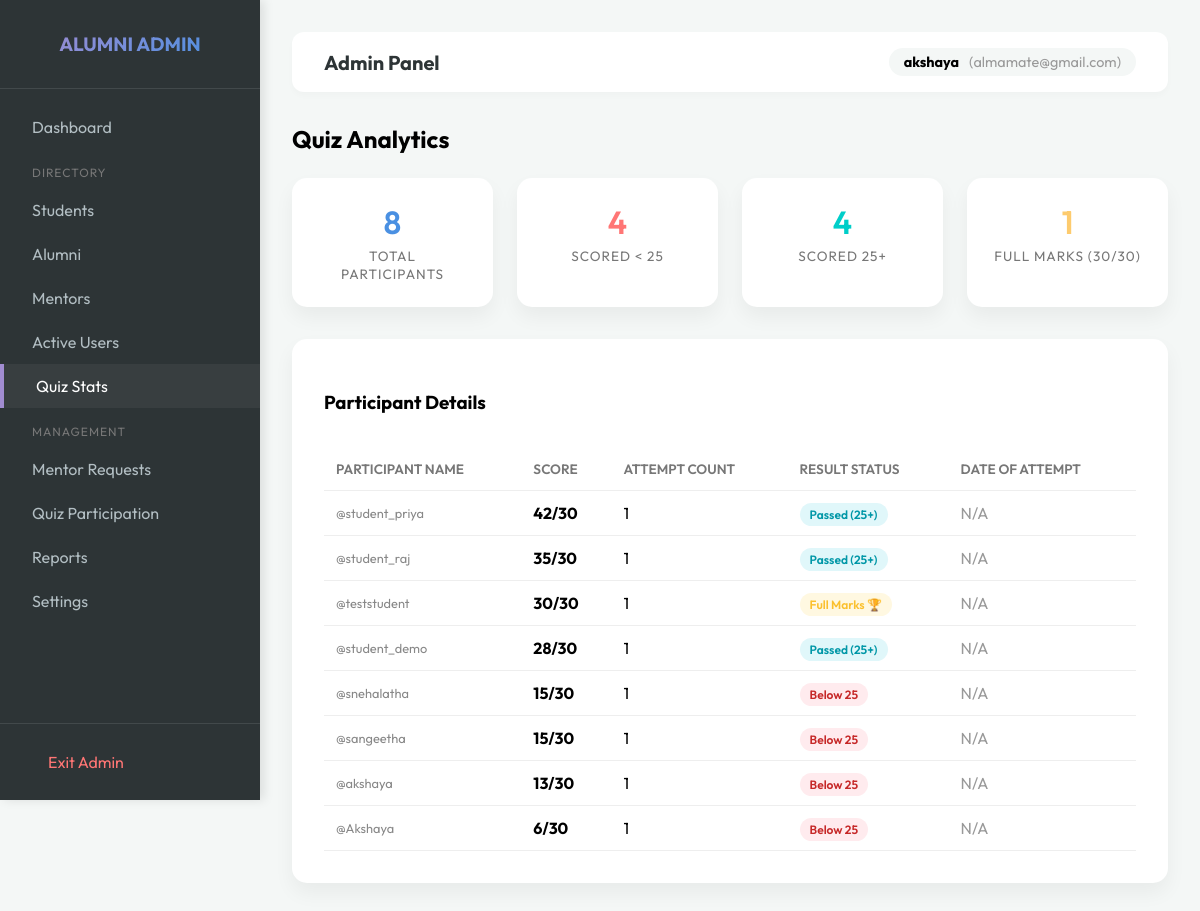
/admin-portal/quiz-stats/ (signed in), run on the app's committed database.
### network/models.py (models this page shows, shortened)
class Profile(models.Model):
    USER_TYPE_CHOICES = (
        ('student', 'Student'),
        ('alumni', 'Alumni'),
        ('mentor', 'Mentor'),
        ('admin', 'Admin'),
    )
    user = models.OneToOneField(User, on_delete=models.CASCADE)
    user_type = models.CharField(max_length=10, choices=USER_TYPE_CHOICES, default='student')
    assessment_marks = models.IntegerField(default=0)
    bio = models.TextField(blank=True)
    skills = models.TextField(blank=True, help_text="Comma-separated skills")
    profile_picture = models.ImageField(upload_to='profile_pics', blank=True, null=True)
    government_internships = models.TextField(blank=True, help_text="Details of government internships")
    private_internships_jobs = models.TextField(blank=True, help_text="Details of private internships and jobs")

### network/views.py (the view)
# urls.py: path('admin-portal/quiz-stats/', views.admin_quiz_stats, name='admin_quiz_stats'),
@admin_required
def admin_quiz_stats(request):
    from network.models import Profile
    total_attempts = Profile.objects.filter(assessment_marks__gt=0).count()
    below_25 = Profile.objects.filter(assessment_marks__gt=0, assessment_marks__lt=25).count()
    above_25 = Profile.objects.filter(assessment_marks__gte=25).count()
    full_marks = Profile.objects.filter(assessment_marks=30).count()
    participants = Profile.objects.filter(assessment_marks__gt=0).select_related('user').order_by('-assessment_marks')
    context = {
        'total_attempts': total_attempts,
        'below_25': below_25,
        'above_25': above_25,
        'full_marks': full_marks,
        'participants': participants
    }
    return render(request, 'admin/quiz_stats.html', context)

### templates/admin/quiz_stats.html (shortened to what this page needs)
{% extends 'admin/admin_base.html' %}
{% block admin_content %}
<div style="margin-bottom: 2rem;">
    <h2 style="margin-bottom: 1.5rem;">Quiz Analytics</h2>
    <div class="stats-grid" style="margin-bottom: 2rem;">
        <div class="stat-card">
            <div class="stat-value">{{ total_attempts }}</div>
            <div class="stat-label">Total Participants</div>
        </div>
        <div class="stat-card">
            <div class="stat-value" style="color: #ff7675;">{{ below_25 }}</div>
            <div class="stat-label">Scored &lt; 25</div>
        </div>
        <div class="stat-card">
            <div class="stat-value" style="color: #00cec9;">{{ above_25 }}</div>
            <div class="stat-label">Scored 25+</div>
        </div>
        <div class="stat-card">
            <div class="stat-value" style="color: #fdcb6e;">{{ full_marks }}</div>
            <div class="stat-label">Full Marks (30/30)</div>
        </div>
    </div>
    <div class="card">
        <h3>Participant Details</h3>
        <div style="overflow-x: auto;">
            <table>
                <thead>
                    <tr>
                        <th>Participant Name</th>
                        <th>Score</th>
                        <th>Attempt Count</th>
                        <th>Result Status</th>
                        <th>Date of Attempt</th>
                    </tr>
                </thead>
                <tbody>
                    {% for p in participants %}
                    <tr>
                        <td>
                            <div style="font-size: 0.8rem; color: #888;">@{{ p.user.username }}</div>
                        </td>
                        <td style="font-weight: bold;">{{ p.assessment_marks }}/30</td>
                        <td>1</td>
                        <td>
                            {% if p.assessment_marks == 30 %}
                            <span class="badge" style="background: #fff8e1; color: #fbc02d;">Full Marks 🏆</span>
                            {% elif p.assessment_marks >= 25 %}
                            <span class="badge" style="background: #e0f7fa; color: #0097a7;">Passed (25+)</span>
                            {% else %}
                            <span class="badge" style="background: #ffebee; color: #c62828;">Below 25</span>
                            {% endif %}
                        </td>
                        <td><span style="color: #999;">N/A</span></td>
                    </tr>
                    {% empty %}
                    <tr>
                        <td colspan="5" style="text-align: center; padding: 2rem; color: #999;">No quiz participants
                            found.</td>
                    </tr>
                    {% endfor %}
                </tbody>
            </table>
        </div>
    </div>
</div>
{% endblock %}

### templates/admin/admin_base.html (shortened to what this page needs)
<!DOCTYPE html>
<html lang="en">
<head>
    <link rel="stylesheet" href="https://cdnjs.cloudflare.com/ajax/libs/font-awesome/6.4.0/css/all.min.css">
</head>
<body>
    <div class="sidebar">
        <div class="sidebar-header">
            <h2
                style="margin: 0; font-size: 1.2rem; background: linear-gradient(135deg, #a18cd1, #4a90e2); -webkit-background-clip: text; -webkit-text-fill-color: transparent;">
                ALUMNI ADMIN</h2>
        </div>
        <div class="sidebar-menu">
            <a href="{% url 'admin_dashboard' %}"
                class="menu-item {% if request.resolver_match.url_name == 'admin_dashboard' %}active{% endif %}">
                <span>Dashboard</span>
            </a>
            <div
                style="margin-top: 1rem; margin-bottom: 0.5rem; padding-left: 2rem; font-size: 0.75rem; color: #777; text-transform: uppercase; letter-spacing: 1px;">
                Directory
            </div>
            <a href="{% url 'admin_students_list' %}"
                class="menu-item {% if request.resolver_match.url_name == 'admin_students_list' %}active{% endif %}">
                <span>Students</span>
            </a>
            <a href="{% url 'admin_alumni_list' %}"
                class="menu-item {% if request.resolver_match.url_name == 'admin_alumni_list' %}active{% endif %}">
                <span>Alumni</span>
            </a>
            <a href="{% url 'admin_mentors_list' %}"
                class="menu-item {% if request.resolver_match.url_name == 'admin_mentors_list' %}active{% endif %}">
                <span>Mentors</span>
            </a>
            <a href="{% url 'admin_active_users_list' %}"
                class="menu-item {% if request.resolver_match.url_name == 'admin_active_users_list' %}active{% endif %}">
                <span>Active Users</span>
            </a>
            <a href="{% url 'admin_quiz_stats' %}"
                class="menu-item {% if request.resolver_match.url_name == 'admin_quiz_stats' %}active{% endif %}">
                <span>Quiz Stats</span>
            </a>
            <div
                style="margin-top: 1rem; margin-bottom: 0.5rem; padding-left: 2rem; font-size: 0.75rem; color: #777; text-transform: uppercase; letter-spacing: 1px;">
                Management
            </div>
            <a href="{% url 'admin_mentor_requests' %}"
                class="menu-item {% if request.resolver_match.url_name == 'admin_mentor_requests' %}active{% endif %}">
                <span>Mentor Requests</span>
            </a>
            <a href="{% url 'admin_quiz_participation' %}"
                class="menu-item {% if request.resolver_match.url_name == 'admin_quiz_participation' %}active{% endif %}">
                <span>Quiz Participation</span>
            </a>
            <a href="{% url 'admin_reports' %}"
                class="menu-item {% if request.resolver_match.url_name == 'admin_reports' %}active{% endif %}">
                <span>Reports</span>
            </a>
            <a href="{% url 'admin_settings' %}"
                class="menu-item {% if request.resolver_match.url_name == 'admin_settings' %}active{% endif %}">
                <span>Settings</span>
            </a>
        </div>
        <div style="padding: 1rem; border-top: 1px solid rgba(255,255,255,0.1);">
            <a href="{% url 'dashboard' %}" class="menu-item" style="color: #ff7675;">
                <span>Exit Admin</span>
            </a>
        </div>
    </div>
    <div class="main-content">
        <div class="top-nav">
            <h1 style="font-size: 1.25rem; margin: 0; color: var(--dark);">Admin Panel</h1>
            <div class="user-pill">
                <strong>{% if user.get_full_name %}{{ user.get_full_name }}{% else %}{{ user.username }}{% endif %}</strong>
                <span style="color: #999;">({{ user.email }})</span>
            </div>
        </div>
        {% block admin_content %}
        {% endblock %}
    </div>
</body>
</html>

### templates/admin/admin_base.html (style rules this page uses)
:root { --primary: #4a90e2; --secondary: #a18cd1; --dark: #2d3436; --light: #f4f7f6; --sidebar-width: 260px; }
body { font-family: 'Outfit', sans-serif; margin: 0; background-color: var(--light); display: flex; }
.sidebar { width: var(--sidebar-width); height: 100vh; background: var(--dark); color: white; position: fixed; left: 0; top: 0; display: flex; flex-direction: column; box-shadow: 4px 0 10px rgba(0, 0, 0, 0.1); }
.sidebar-header { padding: 2rem; text-align: center; border-bottom: 1px solid rgba(255, 255, 255, 0.1); }
.sidebar-menu { flex: 1; padding: 1rem 0; }
.menu-item { padding: 12px 2rem; display: flex; align-items: center; color: #b2bec3; text-decoration: none; transition: 0.3s; font-weight: 400; }
.menu-item:hover, .menu-item.active { background: rgba(255, 255, 255, 0.05); color: white; border-left: 4px solid var(--secondary); }
.main-content { margin-left: var(--sidebar-width); flex: 1; padding: 2rem; min-height: 100vh; }
.top-nav { display: flex; justify-content: space-between; align-items: center; margin-bottom: 2rem; background: white; padding: 1rem 2rem; border-radius: 12px; box-shadow: 0 4px 6px rgba(0, 0, 0, 0.02); }
.user-pill { display: flex; align-items: center; gap: 10px; background: var(--light); padding: 5px 15px; border-radius: 30px; font-size: 0.9rem; }
.stats-grid { display: grid; grid-template-columns: repeat(auto-fit, minmax(200px, 1fr)); gap: 1.5rem; margin-bottom: 3rem; }
.stat-card { background: white; padding: 1.5rem; border-radius: 15px; box-shadow: 0 10px 20px rgba(0, 0, 0, 0.05); text-align: center; }
.stat-value { font-size: 2rem; font-weight: 600; color: var(--primary); margin-bottom: 5px; }
.stat-label { font-size: 0.85rem; color: #777; text-transform: uppercase; letter-spacing: 1px; }
.card { background: white; padding: 2rem; border-radius: 15px; box-shadow: 0 10px 20px rgba(0, 0, 0, 0.05); margin-bottom: 2rem; }
table { width: 100%; border-collapse: collapse; margin-top: 1rem; }
th, td { text-align: left; padding: 12px; border-bottom: 1px solid #eee; }
th { color: #777; font-weight: 600; font-size: 0.85rem; text-transform: uppercase; }
.badge { padding: 4px 10px; border-radius: 20px; font-size: 0.75rem; font-weight: 600; }

### data on the page
Profile: user.username "student_priya", assessment_marks "42", shows "Passed (25+)"
Profile: user.username "student_raj", assessment_marks "35", shows "Passed (25+)"
Profile: user.username "teststudent", assessment_marks "30", shows "Full Marks 🏆"
Profile: user.username "student_demo", assessment_marks "28", shows "Passed (25+)"
Profile: user.username "snehalatha", assessment_marks "15", shows "Below 25"
Profile: user.username "sangeetha", assessment_marks "15", shows "Below 25"
Profile: user.username "akshaya", assessment_marks "13", shows "Below 25"
Profile: user.username "Akshaya", assessment_marks "6", shows "Below 25"

### other printed values
{{ user.username }} "akshaya"
{{ user.email }} "almamate@gmail.com"
{{ total_attempts }} "8"
{{ below_25 }} "4"
{{ above_25 }} "4"
{{ full_marks }} "1"
